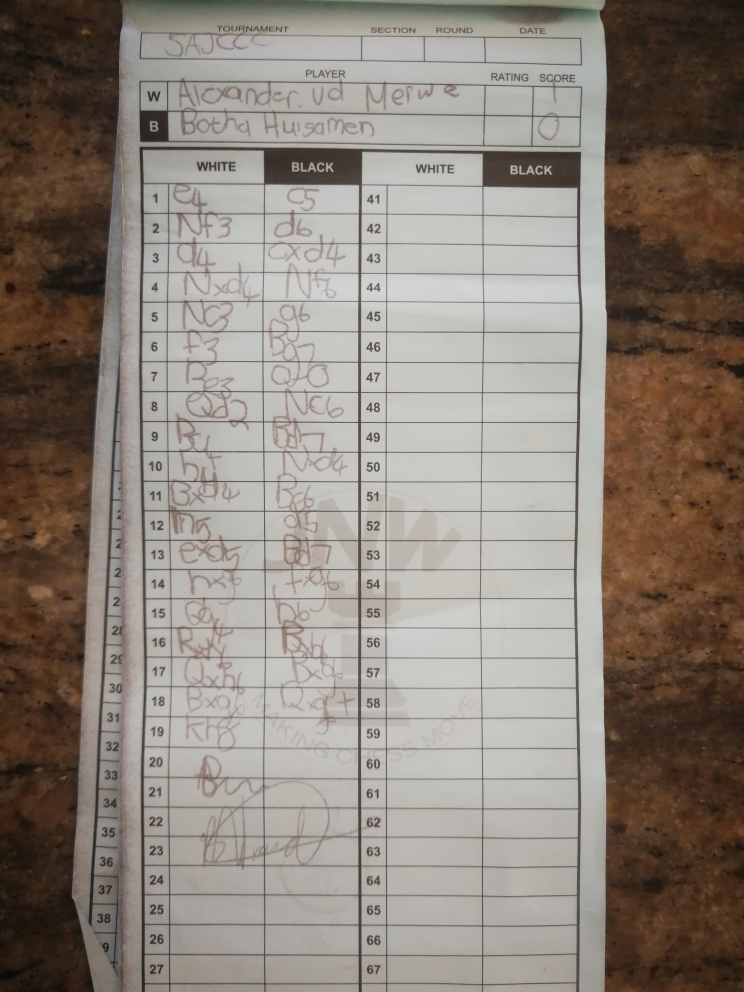
#> input picture IMG_20190405_162936.jpg, 2976 x 3968 px (shown at 1/4 size)
$ python -i pre_processing.py   (imports and definitions only)
#> lines starting #> are read from the running program, lines starting #| are printed output that depends on the picture; after the words box and inside, x2 and y2 are one past the last pixel; in counts of white or black regions, pixels touching at a corner belong together
# Adaptive Binarization Technique included described by
# Basilios Gatos, Ioannis Pratikakis, and Stavros J. Perantonis
import os
from PIL import Image
# from pathlib import Path
import cv2
import numpy as np
from scipy.signal import gaussian, convolve2d
from skimage.filters import threshold_otsu, threshold_niblack, threshold_sauvola
# import matplotlib.pyplot as plt
# import matplotlib.image as mpimg
from skimage import img_as_float
import math

def process_image(filename):
#> called with filename = 'IMG_20190405_162936.jpg'
    original_image = cv2.imread(filename)
#> original_image is the input picture: shape (3968, 2976, 3); mean B, G, R 123, 131.8, 141.2

    cv2.imshow("Original image", original_image)
    cv2.waitKey(0)

    morph = original_image.copy()

    morph = cv2.bilateralFilter(morph, 2, 100, 100)

    kernel = cv2.getStructuringElement(cv2.MORPH_RECT, (2, 2))

    gradient_image = cv2.morphologyEx(morph, cv2.MORPH_GRADIENT, kernel)
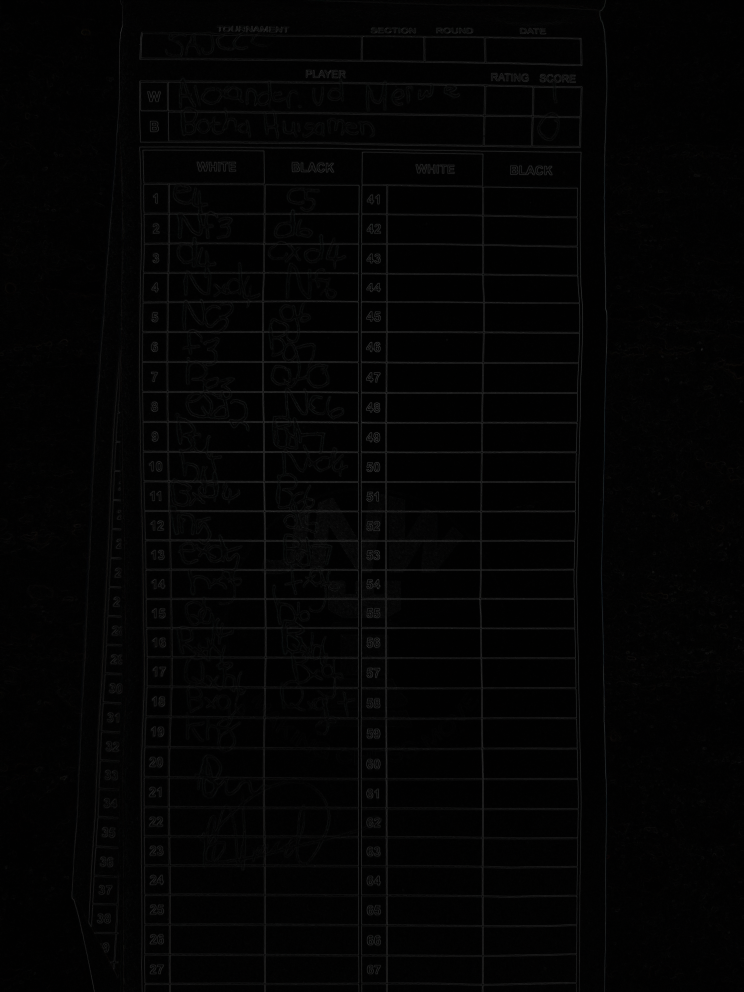
#> gradient_image: shape (3968, 2976, 3) (shown at 1/4 size); mean B, G, R 3.6, 3.6, 3.6

    image_channels = np.split(np.asarray(gradient_image), 3, axis=2)
#> image_channels = 3 items

    channel_height, channel_width, _ = image_channels[0].shape
#> channel_height = 3968; channel_width = 2976

    for i in range(0, 3):
        _, image_channels[i] = cv2.threshold(~image_channels[i], 0, 255, cv2.THRESH_OTSU | cv2.THRESH_BINARY)
        image_channels[i] = np.reshape(image_channels[i], newshape=(channel_height, channel_width, 1))

    image_channels = np.concatenate((image_channels[0], image_channels[1], image_channels[2]), axis=2)

    cv2.imshow("Blurred image", image_channels)
    cv2.waitKey(0)
    cv2.destroyAllWindows()


    im = imageSkewNormalization(filename, image_channels)

    cv2.imwrite(filename, im)

    #cv2.imwrite(filename, im)

# [16 lines left out: functions sharpenImage, contrastAdjustImage, not called in this run]


def greyscaleImage(image):
    grey_image = cv2.cvtColor(image, cv2.COLOR_BGR2GRAY)
    return grey_image


# [4 lines left out: function smoothingImage, not called in this run]

def imageSkewNormalization(filename, image):

#> called with filename = 'IMG_20190405_162936.jpg'
    deskewed_image = cv2.imread(filename)
    image =  cv2.cvtColor(image, cv2.COLOR_BGR2GRAY)
    image = cv2.bitwise_not(image)
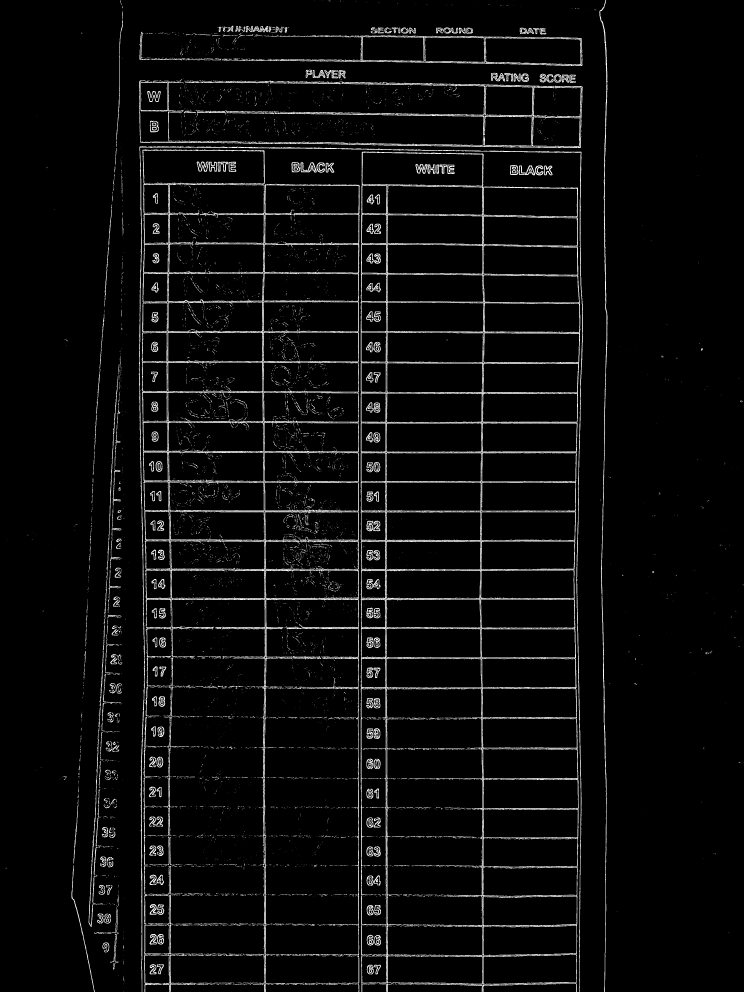
#> image: shape (3968, 2976) (shown at 1/4 size); min 0, max 255, mean 11.3

    contours, hierarchy = cv2.findContours(
        image, cv2.RETR_EXTERNAL, cv2.CHAIN_APPROX_SIMPLE)
#> contours = 5494 contours, 5017 with area under 20; largest, box (x1, y1, x2, y2) and area: (1443, 1810, 2315, 3968) 1015098, (1442, 606, 2321, 1690) 865932, (569, 1687, 1436, 3700) 521187, (566, 1447, 1435, 1690) 159956, (1053, 736, 1439, 1449) 140188

    mask = np.ones_like(image) * 255

    boxes = []

    for contour in contours:
        if cv2.contourArea(contour) > 100:
            hull = cv2.convexHull(contour)
            cv2.drawContours(mask, [hull], -1, 0, -1)
            x, y, w, h = cv2.boundingRect(contour)
            boxes.append((x, y, w, h))
#> this loop made 5494 passes
#> (x, y, w, h) on passes 65, 66, 74, 76, 79, 96, 97, 107, 135, 140, 150, 151: (680, 3936, 101, 32), (578, 3936, 101, 32), (1591, 3934, 339, 34), (1931, 3932, 376, 36), (1285, 3931, 102, 4), (627, 3856, 28, 41), (599, 3856, 27, 42), (1388, 3823, 49, 145), (952, 3821, 107, 114), (1059, 3820, 83, 148), (679, 3818, 113, 117), (1931, 3817, 377, 121)
#> contour on passes 1 to 6: [[494, 3963], [494, 3967]], [[1314, 3940]], [[1730, 3939]], [[1408, 3939], [1410, 3939]], [[1292, 3939], [1295, 3939]], [[1287, 3939], [1290, 3939]]
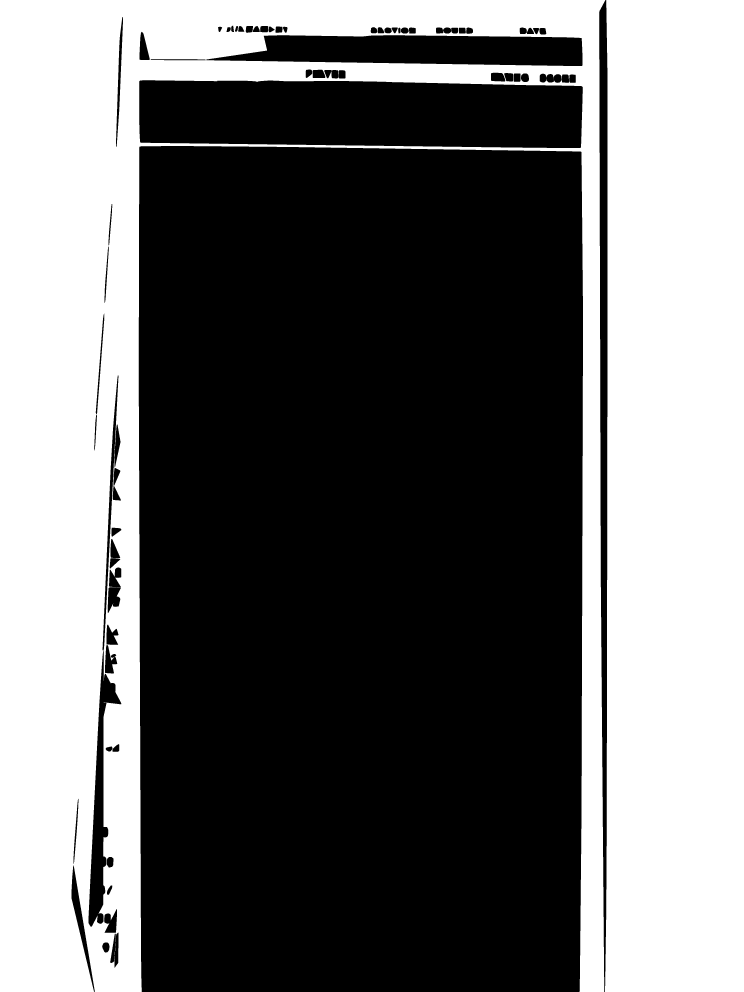
#> mask: shape (3968, 2976) (shown at 1/4 size); 42.5% white; 8 white regions (6 under 20 px), largest, box (x1, y1, x2, y2) and area: (0, 0, 2422, 3968) 2848253, (2420, 0, 2976, 3968) 2173986
#> after the loop, boxes = 250 items, first 6: (680, 3936, 101, 32), (578, 3936, 101, 32), (1591, 3934, 339, 34), (1931, 3932, 376, 36), (1285, 3931, 102, 4), (627, 3856, 28, 41)

    boxes = sorted(boxes, key=lambda box: box[0])
#> boxes = 250 items, first 6: (286, 3462, 93, 506), (294, 3195, 20, 260), (354, 2601, 61, 1106), (369, 3504, 19, 111), (375, 3387, 19, 115), (377, 1659, 11, 143)
    mask = cv2.dilate(mask, np.ones((5, 5), np.uint8))
#> mask: shape (3968, 2976); 43.3% white; 1 white region, box (x1, y1, x2, y2) and area: (0, 0, 2976, 3968) 5107722

    mask = cv2.bitwise_not(mask)

    # [6 lines of commented-out code are left out]
    XYcoordinates = np.column_stack(np.where(mask > 0))
#> XYcoordinates = 6701046 pairs, first value 4 to 3967, second value 288 to 2427

    # Create bounding box that contains all the coordinates
    angle = cv2.minAreaRect(XYcoordinates)[-1]
#> angle = -0.0879

    if(angle < -45):
        angle = (angle + 90) * -1
    else:
        angle = angle * -1
#> angle = 0.0879

    (height, width) = image.shape[:2]
#> height = 3968; width = 2976
    center = (width // 2, height // 2)
#> center = (1488, 1984)
    r_matrix = cv2.getRotationMatrix2D(center, angle, 1.0)
#> r_matrix = [[1, 0.00153, -3.04], [-0.00153, 1, 2.28]]
    rotated = cv2.warpAffine(deskewed_image, r_matrix, (width, height),
                             flags=cv2.INTER_CUBIC, borderMode=cv2.BORDER_REPLICATE)
    mask = cv2.warpAffine(mask, r_matrix, (width, height),
                             flags=cv2.INTER_CUBIC, borderMode=cv2.BORDER_REPLICATE)
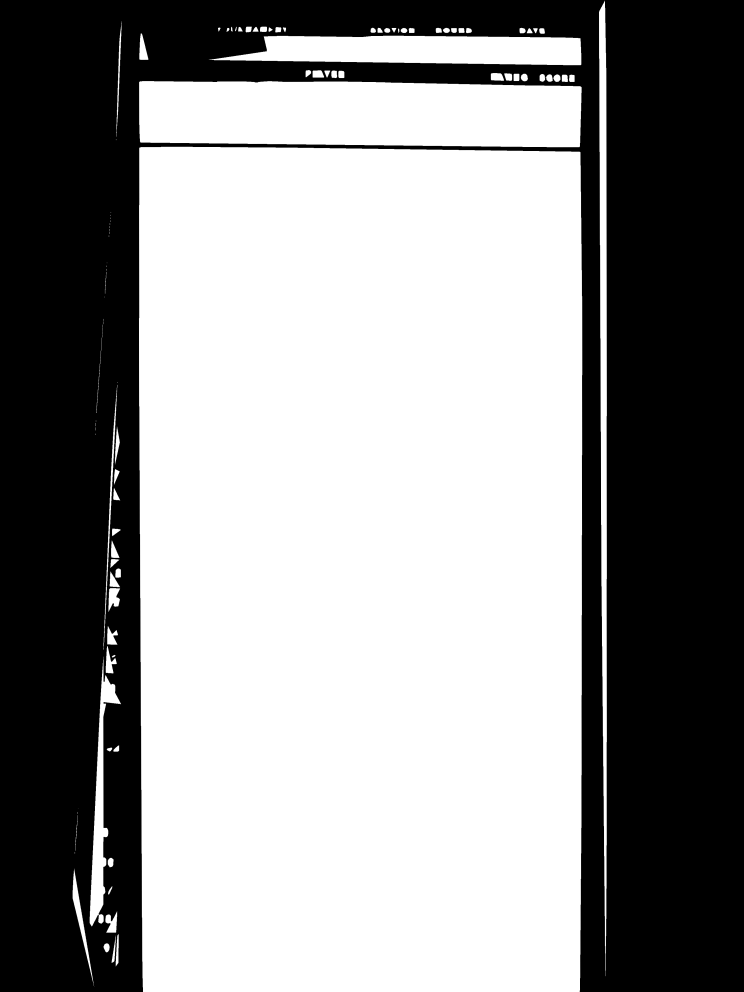
#> mask: shape (3968, 2976) (shown at 1/4 size); min 0, max 255, mean 144.7

    # [4 lines of commented-out code are left out]

    cropped = crop_to_table(rotated, mask)

    return cropped

def crop_to_table(deskewed_image, mask):
    original_image = deskewed_image

    # cv2.imshow("Crop1", mask)
    # cv2.waitKey(0)

    # Take a sequence of 1-D arrays and stack them as columns to make a single 2-D array
    XYcoordinates = np.column_stack(np.where(mask > 0))
#> XYcoordinates = 6722076 pairs, first value 2 to 3967, second value 289 to 2428

    rect = cv2.boundingRect(XYcoordinates)
#> rect = (2, 289, 3966, 2140)
    y,x,h,w = rect
#> y = 2; x = 289; h = 3966; w = 2140
    cropped = original_image[y:y+h+5, x-5:x+w+5].copy()
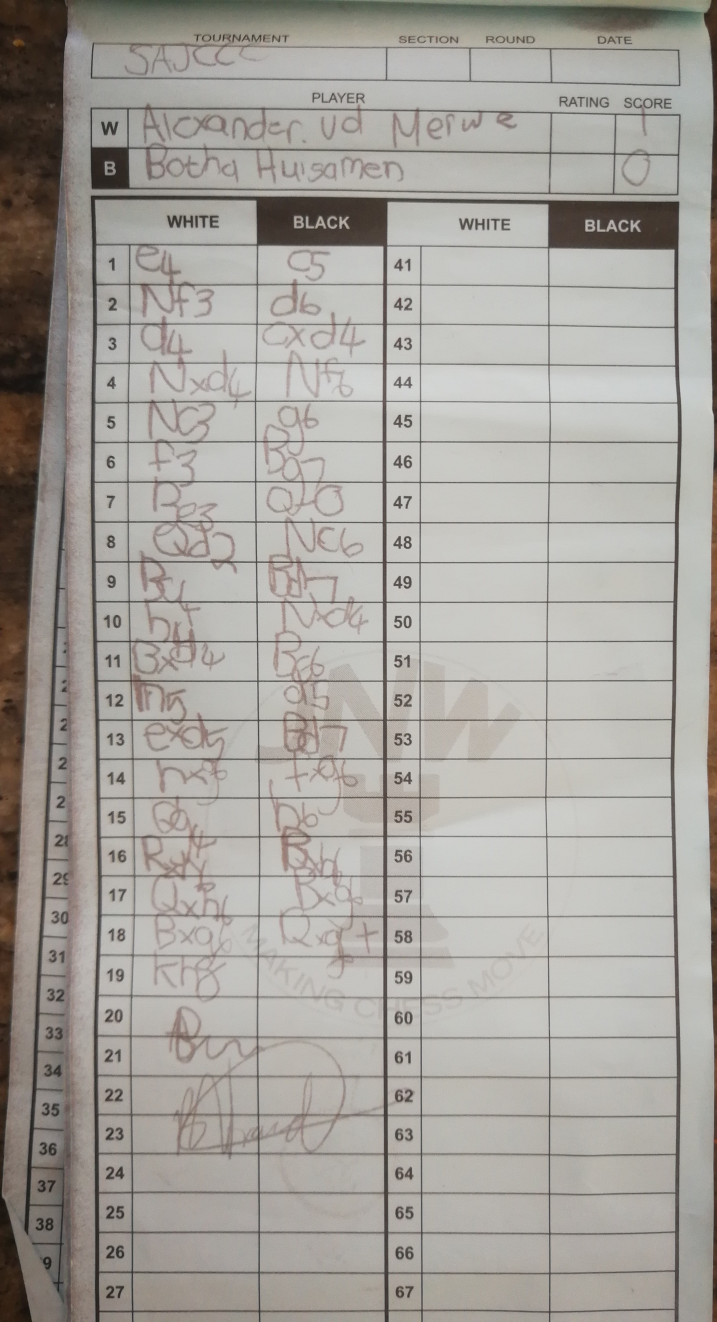
#> cropped: shape (3966, 2150, 3) (shown at 1/3 size); mean B, G, R 157.5, 163, 166.6
    return cropped

# [183 lines left out: functions background_estimation, combining_forground_and_background, binarization, scaleImage, BorderRemovalAlgorithm, not called in this run]
    # [43 lines of commented-out code are left out]


>>> result = process_image('IMG_20190405_162936.jpg')
